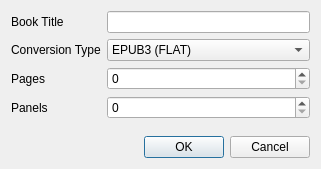
<?xml version="1.0" encoding="UTF-8"?>
<ui version="4.0">
 <class>Dialog</class>
 <widget class="QDialog" name="Dialog">
  <property name="geometry">
   <rect>
    <x>0</x>
    <y>0</y>
    <width>321</width>
    <height>169</height>
   </rect>
  </property>
  <property name="windowTitle">
   <string>Dialog</string>
  </property>
  <layout class="QVBoxLayout" name="verticalLayout">
   <item>
    <widget class="QWidget" name="widget" native="true">
     <layout class="QFormLayout" name="formLayout">
      <property name="margin">
       <number>0</number>
      </property>
      <item row="0" column="0">
       <widget class="QLabel" name="label">
        <property name="text">
         <string>Book Title</string>
        </property>
       </widget>
      </item>
      <item row="0" column="1">
       <widget class="QLineEdit" name="title"/>
      </item>
      <item row="1" column="0">
       <widget class="QLabel" name="label_2">
        <property name="text">
         <string>Conversion Type</string>
        </property>
       </widget>
      </item>
      <item row="1" column="1">
       <widget class="QComboBox" name="type">
        <item>
         <property name="text">
          <string>EPUB3 (FLAT)</string>
         </property>
        </item>
        <item>
         <property name="text">
          <string>EPUB3 (COMPLEX)</string>
         </property>
        </item>
        <item>
         <property name="text">
          <string>Amazon KF8 (COMIC)</string>
         </property>
        </item>
       </widget>
      </item>
      <item row="2" column="0">
       <widget class="QLabel" name="label_3">
        <property name="text">
         <string>Pages</string>
        </property>
       </widget>
      </item>
      <item row="2" column="1">
       <widget class="QSpinBox" name="pages">
        <property name="maximum">
         <number>9999</number>
        </property>
       </widget>
      </item>
      <item row="3" column="0">
       <widget class="QLabel" name="label_4">
        <property name="text">
         <string>Panels</string>
        </property>
       </widget>
      </item>
      <item row="3" column="1">
       <widget class="QSpinBox" name="panels">
        <property name="maximum">
         <number>9999</number>
        </property>
       </widget>
      </item>
     </layout>
    </widget>
   </item>
   <item>
    <spacer name="verticalSpacer">
     <property name="orientation">
      <enum>Qt::Vertical</enum>
     </property>
     <property name="sizeHint" stdset="0">
      <size>
       <width>20</width>
       <height>40</height>
      </size>
     </property>
    </spacer>
   </item>
   <item>
    <widget class="QDialogButtonBox" name="buttonBox">
     <property name="orientation">
      <enum>Qt::Horizontal</enum>
     </property>
     <property name="standardButtons">
      <set>QDialogButtonBox::Cancel|QDialogButtonBox::Ok</set>
     </property>
    </widget>
   </item>
  </layout>
 </widget>
 <resources/>
 <connections>
  <connection>
   <sender>buttonBox</sender>
   <signal>accepted()</signal>
   <receiver>Dialog</receiver>
   <slot>accept()</slot>
   <hints>
    <hint type="sourcelabel">
     <x>248</x>
     <y>254</y>
    </hint>
    <hint type="destinationlabel">
     <x>157</x>
     <y>274</y>
    </hint>
   </hints>
  </connection>
  <connection>
   <sender>buttonBox</sender>
   <signal>rejected()</signal>
   <receiver>Dialog</receiver>
   <slot>reject()</slot>
   <hints>
    <hint type="sourcelabel">
     <x>316</x>
     <y>260</y>
    </hint>
    <hint type="destinationlabel">
     <x>286</x>
     <y>274</y>
    </hint>
   </hints>
  </connection>
 </connections>
</ui>
